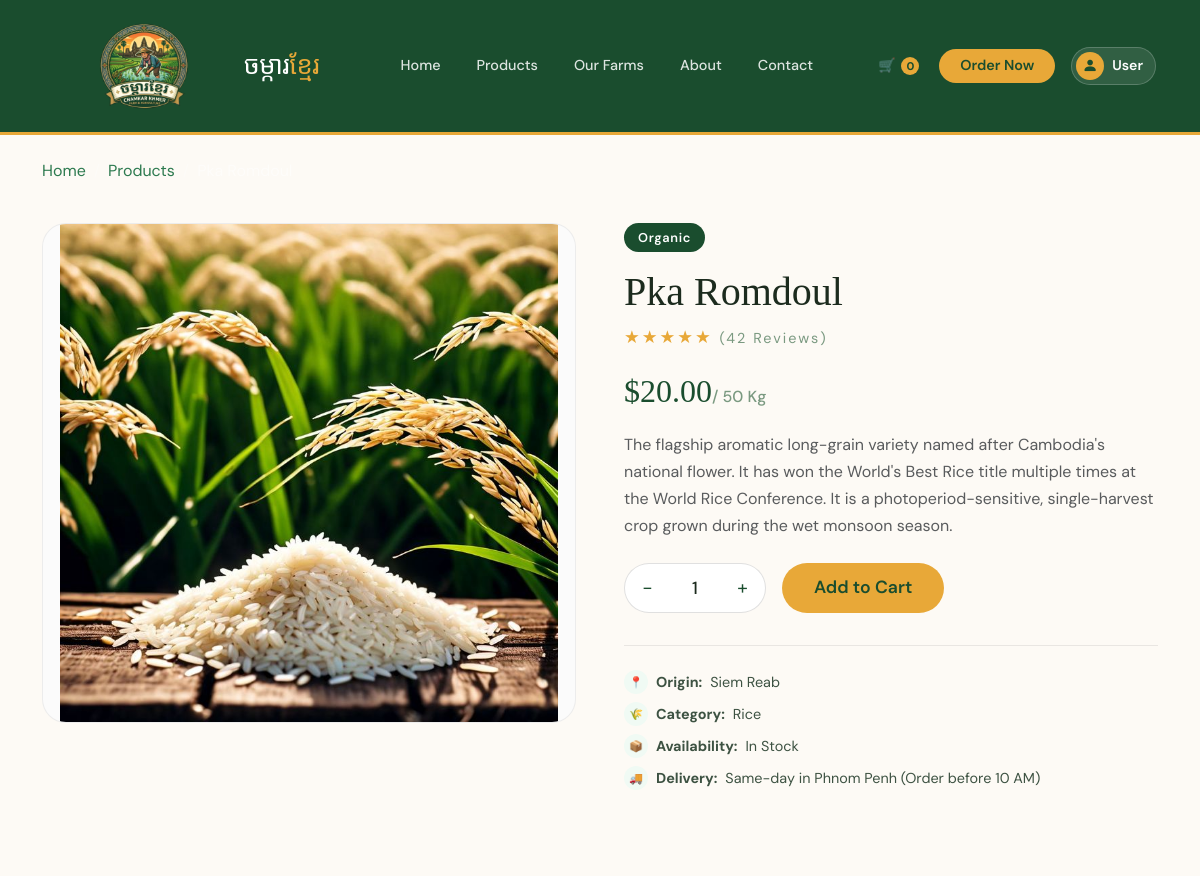
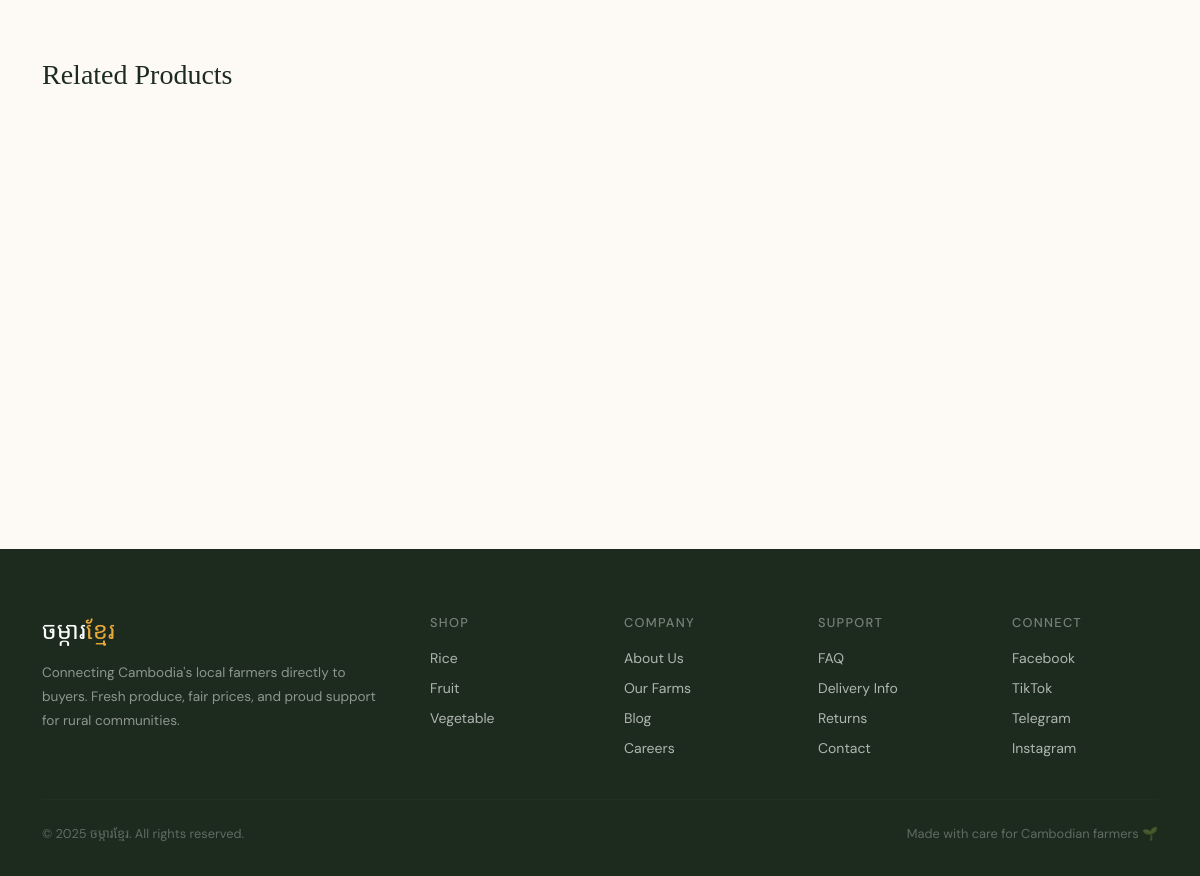
Screenshot of /product-detail/1 with the database file from the repository (2 pictures, top to bottom).
### models/product.py (models this page shows, shortened)
class Product(db.Model):
    __tablename__ = 'product'
    id = db.Column(db.Integer, primary_key=True)
    name = db.Column(db.String(120), nullable=False)
    category = db.Column(db.String(100), nullable=False)
    category_id = db.Column(db.Integer, db.ForeignKey('category.id'), nullable=True)
    farm = db.Column(db.String(120), nullable=True)
    farmer_id = db.Column(db.Integer, nullable=True)
    origin = db.Column(db.String(120), nullable=True)
    unit = db.Column(db.String(50), nullable=True, default="1 kg")
    price = db.Column(db.Float, nullable=False, default=0.0)
    stock = db.Column(db.Integer, nullable=False, default=0)
    badge = db.Column(db.String(50), nullable=True, default="Fresh")
    description = db.Column(db.Text, nullable=True)
    rating = db.Column(db.String(50), nullable=True, default="★★★★★")
    image = db.Column(db.String(255), nullable=True)
    posted = db.Column(db.String(20), nullable=True, default=lambda: date.today().strftime('%Y-%m-%d'))
    status = db.Column(db.String(50), nullable=False, default="Approved")
    @property
    def org_image(self):
        if not self.image:
            return "/static/images/bread.jpg"
        img = str(self.image)
        if "/static/uploads/thumb/" in img:
            return img.replace("/static/uploads/thumb/", "/static/uploads/org/")

### models/category.py (models this page shows, shortened)
class Category(db.Model):
    __tablename__ = 'category'
    id = db.Column(db.Integer, primary_key=True)
    name = db.Column(db.String(100), nullable=False, unique=True)
    description = db.Column(db.Text, nullable=True)
    image = db.Column(db.String(255), nullable=True)
    _product_count = db.Column('product_count', db.Integer, default=0, nullable=True)
    @property
    def product_count(self):
        try:
            from models.product import Product
            cat_name = (self.name or '').strip().lower()
            count = Product.query.filter(
                (Product.category_id == self.id) |
                (db.func.lower(Product.category) == cat_name) |
                (Product.category.ilike(f"%{cat_name}%"))
            ).count()
            return count
        except Exception:
            return self._product_count or 0

### front/product.py (the view)
@front_bp.get('/product-detail/<int:product_id>')
def detail(product_id):
    qty = request.args.get('qty', 1, type=int)
    if qty < 1:
        qty = 1
    product = db.session.get(Product, product_id)
    if not product:
        product = get_product_by_id(product_id)
    cat_name = product.category if hasattr(product, 'category') else (product.get('category', '') if product else '')
    related_product = Product.query.filter(
        Product.category == cat_name,
        Product.id != product_id
    ).limit(4).all() if cat_name else []
    all_products = Product.query.all()
    return render_template('front/product-detail.html',
                           products=all_products,
                           product=product,
                           related_product=related_product,
                           qty=qty,
    )

### app.py (called while the page is built)
@app.context_processor
def inject_defaults():
    try:
        cart_cookie = request.cookies.get('cart_list')
        cart_list = json.loads(cart_cookie) if cart_cookie else []
    except Exception:
        cart_list = []
    try:
        from models.category import Category
        categories = Category.query.order_by(Category.id.asc()).all()
    except Exception:
        categories = []
    try:
        from models.order import Order
        pending_order_count = Order.query.filter(
            db.func.lower(Order.status) == 'pending'
        ).count()
    except Exception:
        pending_order_count = 0
    return dict(cart_list=cart_list, categories=categories, pending_order_count=pending_order_count)

### front/cart.py (called while the page is built)
@front_bp.context_processor
def navbar():
    cart_list = request.cookies.get('cart_list')
    cart_list = json.loads(cart_list) if cart_list else []
    return dict(cart_list= cart_list)

### templates/front/product-detail.html (shortened to what this page needs)
<!DOCTYPE html>
<html lang="en">
<head>
  <link href="https://cdn.jsdelivr.net/npm/bootstrap@5.3.3/dist/css/bootstrap.min.css" rel="stylesheet" />
  <link href="/static/style/product-detail.css" rel="stylesheet" />
</head>
<body>
  {% include '/front/share/navbar.html' %}
  <div class="container mt-4 mb-4">
    <nav aria-label="breadcrumb">
      <ol class="breadcrumb mb-0">
        <li class="breadcrumb-item"><a href="{{ url_for('front_bp.homepage') }}" style="color: var(--green-mid); text-decoration: none;">Home</a></li>
        <li class="breadcrumb-item"><a href="{{ url_for('front_bp.product') }}"
            style="color: var(--green-mid); text-decoration: none;">Products</a></li>
        <li class="breadcrumb-item active">{{ product.name }}</li>
      </ol>
    </nav>
  </div>
  <section style="padding: 1rem 0 5rem;">
    <div class="container">
      <div class="row g-5">
        <div class="col-lg-6 fade-up">
          <img src="{{ product.org_image if product.org_image else product.image }}" alt="{{ product.name }}" class="product-detail-img" style="object-fit: contain; background: #fbfbfb;">
        </div>
        <div class="col-lg-6 fade-up">
          <span class="badge-organic-lg">{{ product.badge }}</span>
          <h1 class="product-title">{{ product.name }}</h1>
          <div class="stars mb-3" style="font-size: 1.1rem;">{{product.rating}} <span
              style="color: var(--text-light); font-size: 0.9rem; font-family: 'DM Sans', sans-serif;">(42
              Reviews)</span></div>
          <div class="product-price-lg">${{ "%.2f"|format(product.price) }}<span
              style="font-size: 1rem; color: var(--text-light); font-family: 'DM Sans', sans-serif;">/ {{ product.unit }}</span></div>
          <p class="text-muted mb-4" style="line-height: 1.7; font-size: 1rem;">{{ product.description }}</p>
          <div class="d-flex flex-wrap gap-3 mb-4">
            <div class="qty-box-lg">
              <a class="qty-btn-lg text-decoration-none" href="{{ url_for('front_bp.detail', product_id=product.id, qty=[qty - 1, 1]|max) }}">-</a>
              <span class="qty-num-lg">{{ qty }}</span>
              <a class="qty-btn-lg text-decoration-none" href="{{ url_for('front_bp.detail', product_id=product.id, qty=qty + 1) }}">+</a>
            </div>
            <a href="{{ url_for('front_bp.cart_add', product_id=product.id, qty=qty) }}" class="btn-add-cart-lg text-decoration-none text-center" style="display:inline-block; line-height:48px;">Add to Cart</a>
          </div>
          <div class="product-meta">
            <div class="meta-item">
              <div class="meta-icon">📍</div> <strong>Origin:</strong> {{ product.origin }}
            </div>
            <div class="meta-item">
              <div class="meta-icon">🌾</div> <strong>Category:</strong> {{ product.category}}
            </div>
            <div class="meta-item">
              <div class="meta-icon">📦</div> <strong>Availability:</strong> In Stock
            </div>
            <div class="meta-item">
              <div class="meta-icon">🚚</div> <strong>Delivery:</strong> Same-day in Phnom Penh (Order before 10 AM)
            </div>
          </div>
        </div>
      </div>
    </div>
  </section>
  {% if related_product %}
  <section style="padding:3.5rem 0 5rem;">
    <div class="container">
      <h3 class="mb-4" style="font-family: 'Playfair Display', serif;">Related Products</h3>
      <div class="row g-4" id="productsGrid">
      </div>
    </div>
  </section>
  {% endif %}
  {% include '/front/share/footer.html' %}
</body>
</html>

### templates/front/share/footer.html
<footer style="padding:4rem 0 2rem;">
  <div class="container">
    <div class="row g-5">
      <div class="col-lg-4"><div class="footer-brand">ចម្ការ<span>ខ្មែរ</span></div><p class="footer-desc">Connecting Cambodia's local farmers directly to buyers. Fresh produce, fair prices, and proud support for rural communities.</p></div>
      <div class="col-6 col-lg-2">
          <div class="footer-heading">Shop</div>
          {% for cat in categories %}
          <a class="footer-link" href="{{ url_for('front_bp.product', category=cat.name) }}">{{ cat.name }}</a>
          {% endfor %}
      </div>
      <div class="col-6 col-lg-2">
          <div class="footer-heading">Company</div>
          <a class="footer-link" href="{{ url_for('front_bp.about') }}">About Us</a>
          <a class="footer-link" href="{{ url_for('front_bp.our_farm_page') }}">Our Farms</a>
          <a class="footer-link" href="#">Blog</a>
          <a class="footer-link" href="#">Careers</a>
      </div>
      <div class="col-6 col-lg-2"><div class="footer-heading">Support</div>
          <a class="footer-link" href="#">FAQ</a>
          <a class="footer-link" href="#">Delivery Info</a>
          <a class="footer-link" href="#">Returns</a>
          <a class="footer-link" href="{{ url_for('front_bp.contact') }}">Contact</a>
      </div>
      <div class="col-6 col-lg-2"><div class="footer-heading">Connect</div>
          <a class="footer-link" href="#">Facebook</a>
          <a class="footer-link" href="#">TikTok</a>
          <a class="footer-link" href="#">Telegram</a>
          <a class="footer-link" href="#">Instagram</a>
      </div>
    </div>
    <hr class="footer-divider">
    <div class="d-flex flex-column flex-md-row justify-content-between gap-2">
      <p class="footer-bottom mb-0">© 2025 ចម្ការខ្មែរ. All rights reserved.</p>
      <p class="footer-bottom mb-0">Made with care for Cambodian farmers 🌱</p>
    </div>
  </div>
</footer>

### static/style/product-detail.css (style rules this page uses)
* { box-sizing: border-box; margin: 0; padding: 0; }
body { font-family: 'DM Sans', sans-serif; background: var(--cream); color: var(--text-dark); overflow-x: hidden; }
h1, h2, h3, h4, .display-font { font-family: 'Playfair Display', serif; }
.stars { color: var(--gold); font-size: 0.85rem; margin-bottom: 0.8rem; letter-spacing: 2px; }
footer { background: var(--text-dark); color: rgba(255, 255, 255, 0.75); }
.footer-brand { font-family: 'Playfair Display', serif; font-size: 1.5rem; color: #fff; }
.footer-brand span { color: var(--gold); }
.footer-desc { font-size: 0.85rem; line-height: 1.75; color: rgba(255, 255, 255, 0.5); margin-top: 0.75rem; }
.footer-heading { font-size: 0.8rem; font-weight: 500; letter-spacing: 0.1em; text-transform: uppercase; color: rgba(255, 255, 255, 0.4); margin-bottom: 1rem; }
.footer-link { display: block; font-size: 0.875rem; color: rgba(255, 255, 255, 0.65); text-decoration: none; margin-bottom: 0.55rem; transition: color 0.2s; }
.footer-divider { border-color: rgba(255, 255, 255, 0.08); margin: 2rem 0 1.5rem; }
.footer-bottom { font-size: 0.8rem; color: rgba(255, 255, 255, 0.3); }
.breadcrumb-item a { color: var(--gold); text-decoration: none; }
.breadcrumb-item.active { color: rgba(255, 255, 255, 0.5); }
.breadcrumb-item+.breadcrumb-item::before { color: rgba(255, 255, 255, 0.3); }
.fade-up { opacity: 0; transform: translateY(28px); transition: opacity 0.6s ease, transform 0.6s ease; }
.fade-up.visible { opacity: 1; transform: translateY(0); }
.product-detail-img { width: 100%; height: 500px; object-fit: cover; border-radius: 24px; border: 1px solid rgba(0, 0, 0, 0.06); }
.badge-organic-lg { background: var(--green-deep); color: #fff; font-size: 0.8rem; font-weight: 600; letter-spacing: 0.05em; padding: 5px 14px; border-radius: 50px; display: inline-block; margin-bottom: 1rem; }
.product-title { font-family: 'Playfair Display', serif; font-size: 2.5rem; color: var(--text-dark); margin-bottom: 0.5rem; }
.product-price-lg { font-family: 'Playfair Display', serif; font-size: 2rem; color: var(--green-deep); font-weight: 500; margin-bottom: 1rem; }
.qty-box-lg { display: inline-flex; align-items: center; gap: 0; border: 1.5px solid rgba(0, 0, 0, 0.12); border-radius: 50px; overflow: hidden; background: #fff; height: 50px; }
.qty-btn-lg { width: 45px; height: 100%; border: none; background: transparent; font-size: 1.2rem; cursor: pointer; color: var(--green-deep); display: flex; align-items: center; justify-content: center; transition: background 0.15s; }
.qty-num-lg { width: 50px; text-align: center; font-size: 1.1rem; font-weight: 500; color: var(--text-dark); border: none; outline: none; }
.btn-add-cart-lg { background: var(--gold); color: var(--green-deep); font-weight: 600; font-size: 1.1rem; padding: 0 2rem; border-radius: 50px; border: none; height: 50px; transition: background 0.2s, transform 0.2s; }
.product-meta { border-top: 1px solid rgba(0, 0, 0, 0.08); margin-top: 2rem; padding-top: 1.5rem; }
.meta-item { display: flex; align-items: center; gap: 0.5rem; font-size: 0.9rem; color: var(--text-mid); margin-bottom: 0.5rem; }
.meta-icon { width: 24px; height: 24px; background: var(--green-pale); color: var(--green-deep); border-radius: 50%; display: flex; align-items: center; justify-content: center; font-size: 0.7rem; }

### rows the page displays
Product: image (picture), badge "Organic", name "Pka Romdoul", rating "★★★★★", price "20.00", unit "50 Kg", description "The flagship aromatic long-grain variety named after Cambodia's national flower. It has won the World's Best Rice title multiple times at the World Rice Conference. It is a photoperiod-sensitive, single-harvest crop grown during the wet monsoon season.", origin "Siem Reab", category "Rice"
Category: name "Rice"
Category: name "Fruit"
Category: name "Vegetable"

### other values shown
{{ cart_list | sum(attribute='qty') }} "0"
{{ qty }} "1"
